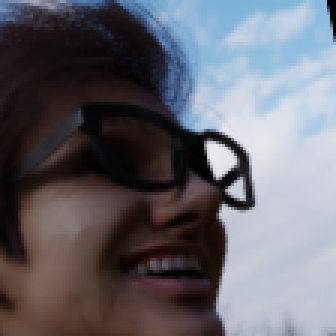
#> input picture original_images/100001/0.png, 112 x 112 px (shown 3 times larger)
$ python fake_multiple_persons.py
#> lines starting #> are read from the running program, lines starting #| are printed output that depends on the picture
from glob import glob
import random
from PIL import Image

input_path = '/media/link92/E/pythonProject/hackaton/original_images'
out_path = '/media/link92/E/pythonProject/hackaton/fake_video_frames'


def concat(im1, im2):
    """
    :param im1: PIL.Image()
    :param im2: PIL.Image()
    :return: PIL.Image()  # Vertically merged
    """
    dst = Image.new('RGB', (im1.width + im2.width, im1.height))
    dst.paste(im1, (0, 0))
    dst.paste(im2, (im1.width, 0))
    return dst


def create_fake_frames(input_path):
    """ Starting from images, it produces a sequence of frames of people.
    :param str path to fake frames of video
    :return: None
    """
    images = glob(f'{input_path}/**/*.png')
    random.shuffle(images)
    idx = 0
    while images:
        take_two = random.random() > 0.5
        if take_two and len(images) > 1:
            img1, img2 = Image.open(images.pop()).convert('RGB'), Image.open(images.pop()).convert('RGB')
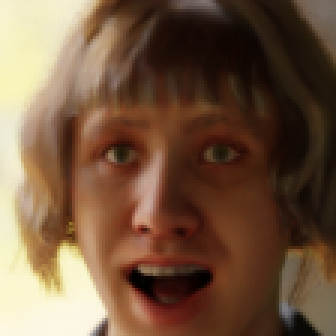
#> input picture original_images/100000/0.png, 112 x 112 px (shown 3 times larger)
            merged = concat(img1, img2)
#> in concat, `dst = Image.new('RGB', (im1.width + im2.width, im1.height))`: dst: PIL image 224x112 RGB; every value is 0
#> in concat, `dst.paste(im1, (0, 0))`:
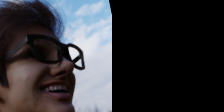
#> dst: PIL image 224x112 RGB; mean R, G, B 51.1, 50.8, 54.4
#> in concat, `dst.paste(im2, (im1.width, 0))`:
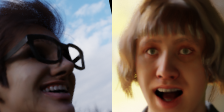
#> dst: PIL image 224x112 RGB; mean R, G, B 108.7, 94.2, 86.6
            merged.save(f'{out_path}/{idx}.jpg')
        else:
            img = Image.open(images.pop()).convert('RGB')
            img.save(f'{out_path}/{idx}.jpg')
        idx += 1


create_fake_frames(input_path)
